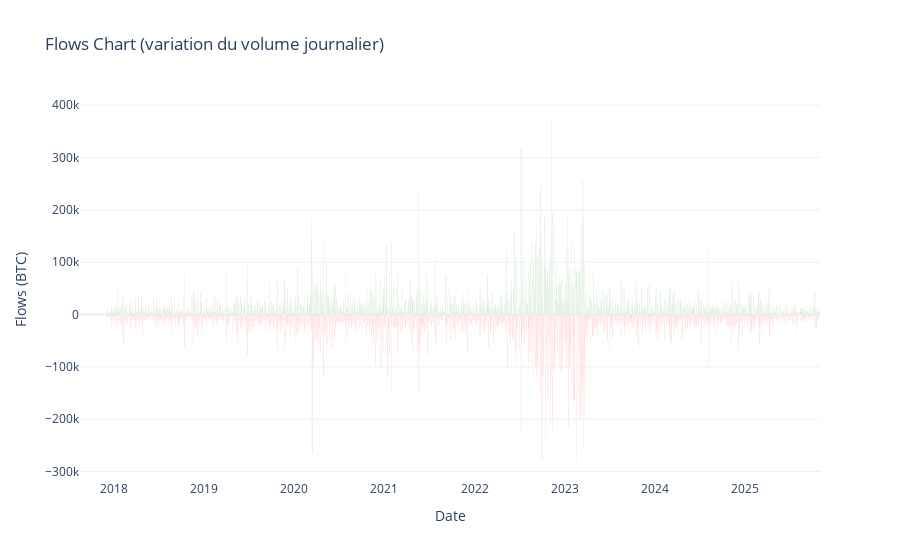

Notebook code for this chart:
### Code cell
fig_flows = go.Figure()
fig_flows.add_trace(go.Bar(x=df_flows.index,y=df_flows['flows'], marker_color=df_flows['flows'].apply(lambda x: 'green' if x >0 else 'red')))
fig_flows.update_layout(
    title="Flows Chart (variation du volume journalier)",
    xaxis_title="Date",
    yaxis_title="Flows (BTC)",
    template="plotly_white"
)
fig_flows.show()

### Figure 1 — Plotly figure (JSON) as saved in the notebook; plotly's stock layout.template omitted (floating-point values rounded to 4 significant figures; data arrays with more than 128 entries replaced by an {"elided": "..."} marker saying what was removed)
{"data": [{"marker": {"color": {"elided": "2996 str values"}}, "type": "bar", "x": {"elided": "2996 str values"}, "y": {"elided": "2996 float values"}}], "layout": {"title": {"text": "Flows Chart (variation du volume journalier)"}, "xaxis": {"title": {"text": "Date"}}, "yaxis": {"title": {"text": "Flows (BTC)"}}}}
